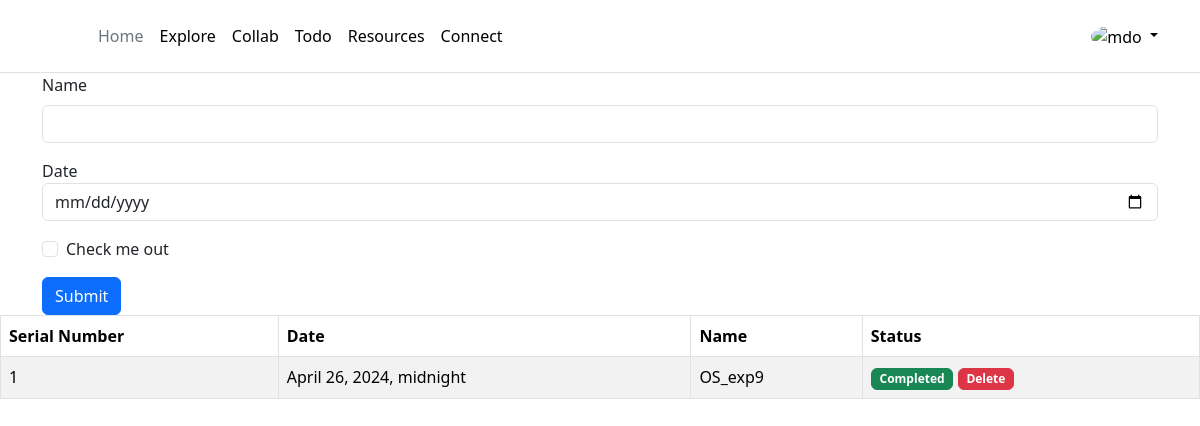
The app's page /todolist/assignments/, older data.
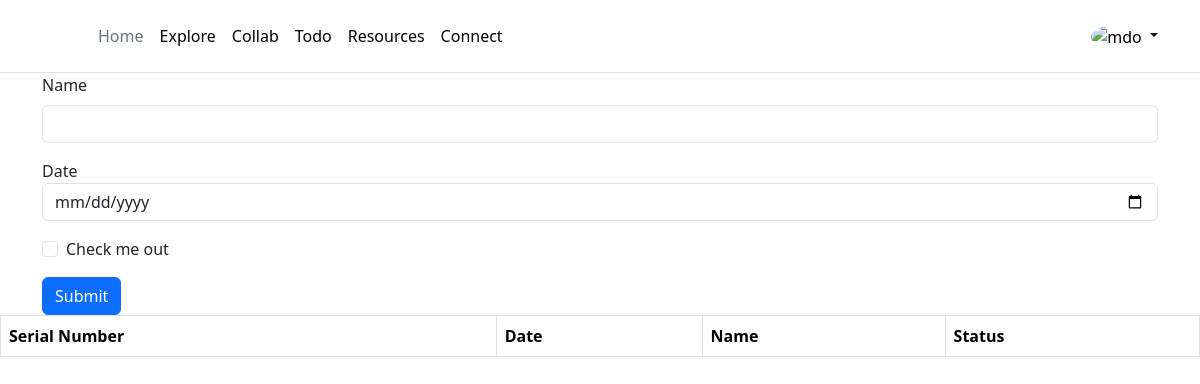
The same page, newer data.
### todolist/models.py (models this page shows, shortened)
class Assignment(models.Model):
    uuid = models.UUIDField(primary_key=True, default=uuid.uuid4, editable=False)
    name=models.CharField(max_length=200)
    due_date=models.DateTimeField()
    completed=models.BooleanField(default=False)

### todolist/views.py (the view)
# urls.py: path('assignments/', views.assignments, name='assignments'),
def assignments(request):
    assignments= Assignment.objects.all()
    currentTime = datetime.now().replace(tzinfo=None)
    for a in assignments:
        if a.due_date is not None:
            a.is_before_due_date = a.due_date.replace(tzinfo=None) < currentTime
        else:
            a.is_before_due_date = False
    context = {
        'currentTime': currentTime,
        'assignments': assignments
    }
    return render(request, 'todolist/assignments.html',context)

### frontend/templates/todolist/assignments.html (shortened to what this page needs)
{% extends "base/base.html" %}
{% load widget_tweaks %}
{% block content %}
<div class="container justify-content-center">
    <form action="{% url 'todolist:create_assignments' %}" method="POST" class="form-inline">
        <div class="mb-3">
            <label for="exampleInputPassword1" class="form-label"  >Name</label>
            <input type="text" class="form-control" name='name'required/ >
        </div>
        <div class="mb-3 form-group justify-content-center">
            <label for="exampleInputDate1" class="sr-only"  >Date</label>
            <input type="date" class="form-control" id="exampleInputDate1" required/ name='due_date' placeholder="Date">
        </div>
        <div class="mb-3 form-check">
            <input type="checkbox" class="form-check-input" required/ id="exampleCheck1">
            <label class="form-check-label" for="exampleCheck1"  >Check me out</label>
        </div>
        <button type="submit" class="btn btn-primary">Submit</button>
    </form>
</div>
<div>
    <table class="table table-bordered table-striped">
        <thead>
            <tr>
                <th>Serial Number</th>
                <th>Date</th>
                <th>Name</th>
                <th>Status</th>
            </tr>
        </thead>
        <tbody>
            {% for s in assignments %}
                <tr class="{% if s.due_date > s.currentTime %}green-row{% else %}red-row{% endif %}">
                    {% if forloop.first %}
                        <td>1</td>
                    {% else %}
                        <td>{{ forloop.counter }}</td>
                    {% endif %}
                    <td>{{ s.due_date }}</td>
                    <td>{{ s.name }}</td>
                    <td>
                        {% if s.completed %}
                        <span class="badge badge-success btn btn-success">Completed</span>
                        {% else %}
                        <a class="badge badge-danger btn btn-danger" href="{% url 'todolist:complete_assignments' s.uuid %}">Complete</a>
                        {% endif %}
                        <a class="badge badge-danger btn btn-danger" href="{% url 'todolist:delete_assignments' s.uuid %}">Delete</a>
                    </td>
                </tr>
            {% endfor %}
        </tbody>
    </table>
</div>
{% endblock %}

Row changes from the older to the newer data that the page shows:
removed Assignment: due_date "April 26, 2024, midnight", name "OS_exp9", completed "Completed"
